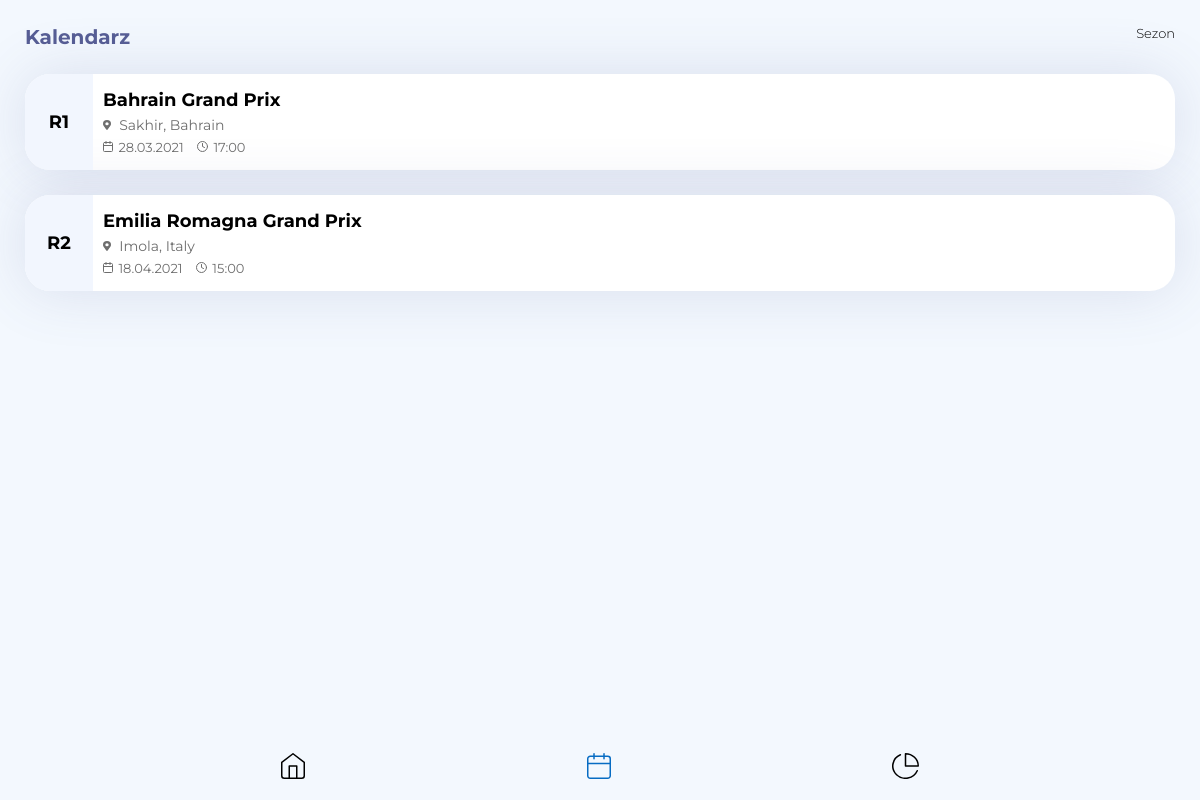
Before: /app/calendar.php with the older database file.
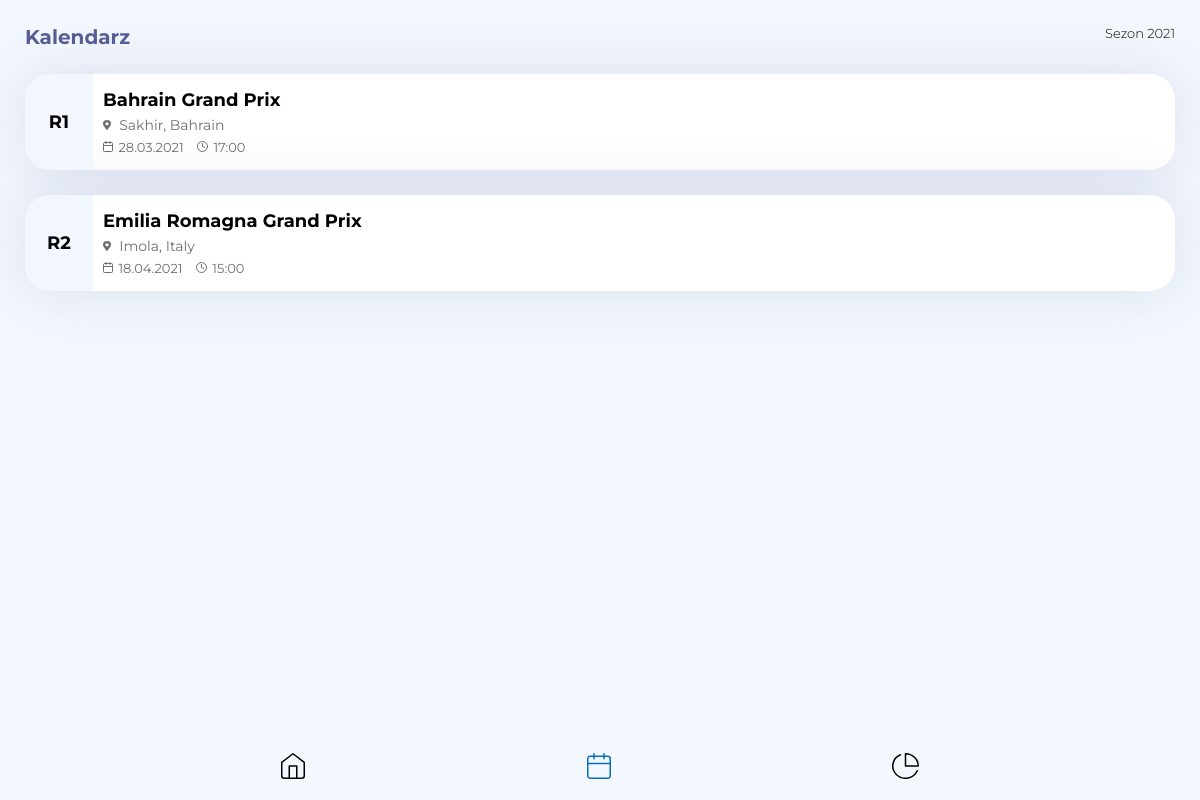
After: the same page with the newer database file.
### tables this page shows
CREATE TABLE `settings` (
  `SettingID` int(11) NOT NULL,
  `Name` varchar(255) NOT NULL,
  `Value` varchar(255) DEFAULT NULL,
  `LastUpdate` datetime NOT NULL
);

### app/core.php (called while the page is built, shortened)
<?php
class CMS_Core
{
	function __construct($server, $user, $pass, $db)
	{
		$this->Database = new mysqli($server, $user, $pass, $db);
		include APP_PATH . 'models/m_f1companion.php';
		$this->F1Companion = new F1Companion();
	}
	function load($url)
	{
		include $url;
	}
}

### app/calendar.php (called while the page is built)
<?php
include 'init.php';
$CMS->load(APP_PATH . 'views/v_calendar.php');

### app/init.php (called while the page is built, shortened)
<?php
$server = 'localhost';
$user = 'root';
$pass = '';
$db = 'f1companion';
require_once(APP_PATH . 'core.php');
$CMS = new CMS_Core($server, $user, $pass, $db);

### app/models/m_f1companion.php (called while the page is built, shortened)
<?php
class F1Companion
{
    function getSeasonYear()
    {
        global $CMS;
        $stmt = $CMS->Database->prepare('SELECT Value FROM settings WHERE Name = "SeasonYear"');
        $stmt->execute();
        $year = $stmt->get_result();
        $year = $year->fetch_assoc();
        return $year['Value'];
    }
}

### app/views/v_calendar.php (the view, shortened to what this page needs)
<!DOCTYPE html>
<html lang="pl">
<head>
</head>
<body>
    <div class="app_container">
        <h2>Kalendarz<span class="season_year">Sezon <?php echo $this->F1Companion->getSeasonYear(); ?></span></h2>
    </div>
</body>
</html>

Changed rows visible on the page:
added settings: Value "2021"
